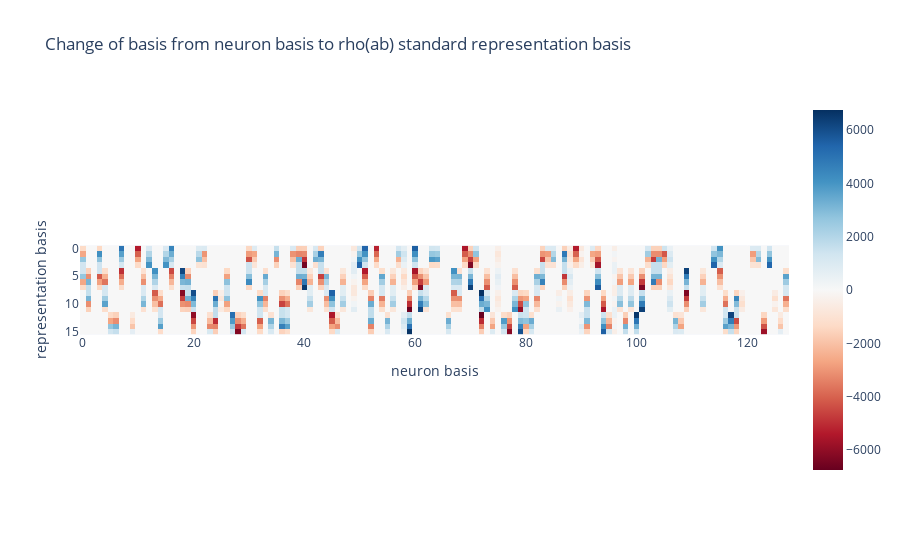
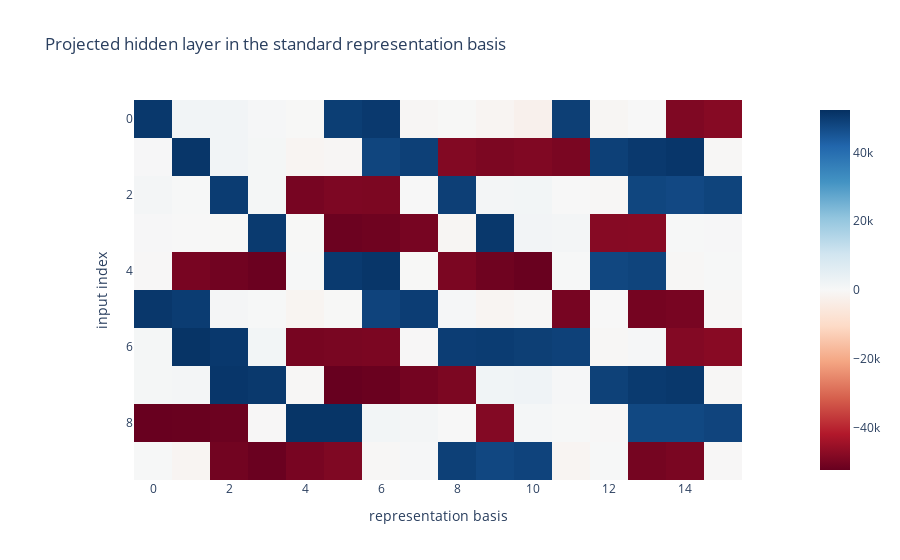
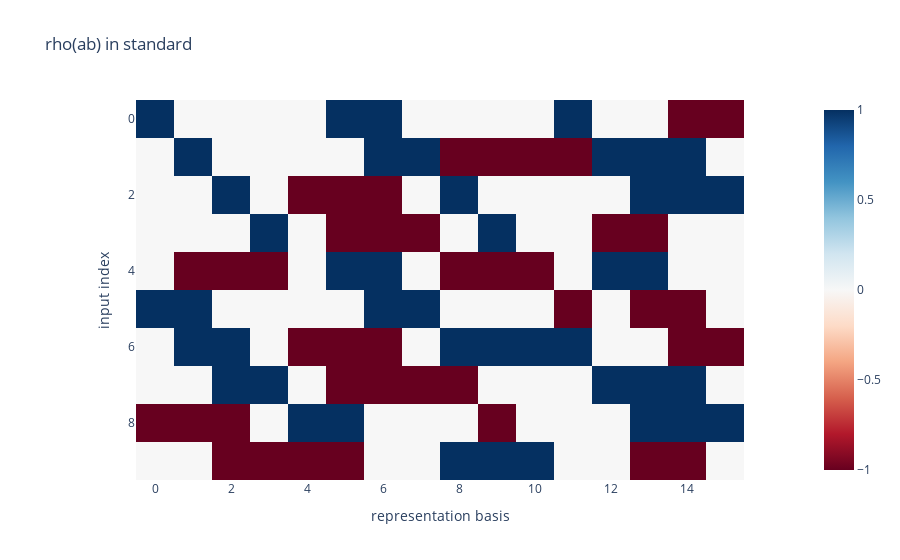
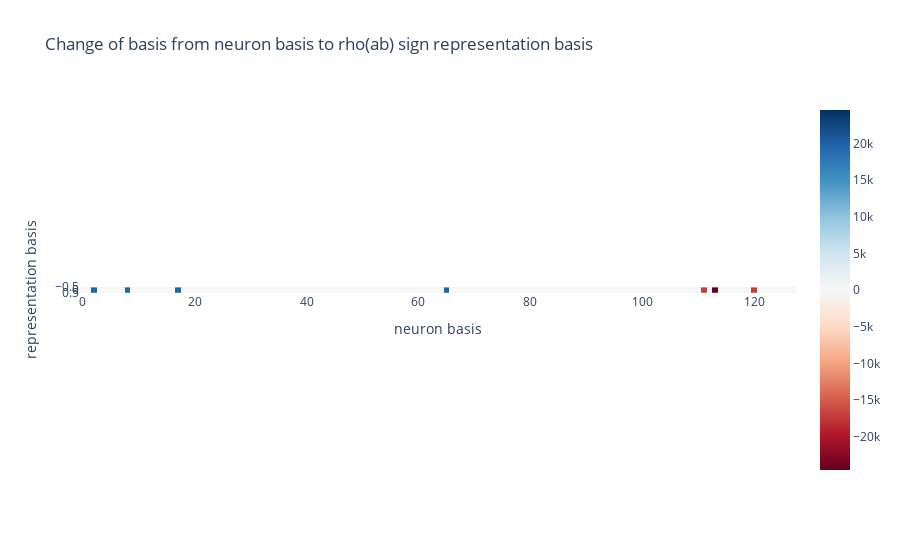

Notebook source saved alongside these figures, in order:
### Code cell
# evidence: explicit extraction of \rho(ab). 

def projection_matrix_general(B):
    """Compute the projection matrix onto the space spanned by the columns of `B`
    Args:
        B: ndarray of dimension (D, M), the basis for the subspace
    
    Returns:
        P: the projection matrix
    """
    P = B @ (B.T @ B).inverse() @ B.T
    return P

hidden = activations['hidden'].reshape(group.order*group.order, -1)
hidden_to_reps_proj = {}
coefs = {}

for rep_name in key_reps:
    hidden_reps_xy = group.irreps[rep_name].hidden_reps_xy



    P = projection_matrix_general(hidden_reps_xy)
    hidden_xy = P @ hidden

    hidden_to_reps_proj[rep_name] = hidden_reps_xy.T @ hidden_xy

    imshow(hidden_to_reps_proj[rep_name], title=f'Change of basis from neuron basis to rho(ab) {rep_name} representation basis', input2='neuron basis', input1='representation basis', save=f'{save_dir}/hidden_to_{rep_name}_rep_change_of_basis.png')

    hidden_in_rep = hidden_xy @ hidden_to_reps_proj[rep_name].T

    theoretical_reps = hidden_reps_xy.reshape(group.order*group.order, -1)
    imshow(hidden_in_rep[:10], title=f'Projected hidden layer in the {rep_name} representation basis', input2='representation basis', input1='input index')
    imshow(theoretical_reps[:10], title=f'rho(ab) in {rep_name}', input2='representation basis', input1='input index')

    sim = F.cosine_similarity(hidden_in_rep.flatten(), theoretical_reps.flatten(), dim=0)
    print(f'Cosine similarity between hidden layer and theoretical representations: {sim}')

    # get the coef
    coef = (hidden_in_rep.norm() / theoretical_reps.norm())
    coefs[rep_name] = coef

### Figure 1 — Plotly figure (JSON) as saved in the notebook; plotly's stock layout.template omitted (floating-point values rounded to 4 significant figures; data arrays with more than 128 entries replaced by an {"elided": "..."} marker saying what was removed)
{"data": [{"coloraxis": "coloraxis", "hovertemplate": "neuron basis: %{x}<br>representation basis: %{y}<br>color: %{z}<extra></extra>", "name": "0", "type": "heatmap", "xaxis": "x", "yaxis": "y", "z": {"elided": "16x128 float values"}}], "layout": {"coloraxis": {"cmid": 0, "colorscale": [[0, "rgb(103,0,31)"], [0.1, "rgb(178,24,43)"], [0.2, "rgb(214,96,77)"], [0.3, "rgb(244,165,130)"], [0.4, "rgb(253,219,199)"], [0.5, "rgb(247,247,247)"], [0.6, "rgb(209,229,240)"], [0.7, "rgb(146,197,222)"], [0.8, "rgb(67,147,195)"], [0.9, "rgb(33,102,172)"], [1, "rgb(5,48,97)"]]}, "title": {"text": "Change of basis from neuron basis to rho(ab) standard representation basis"}, "xaxis": {"anchor": "y", "constrain": "domain", "domain": [0, 1], "scaleanchor": "y", "title": {"text": "neuron basis"}}, "yaxis": {"anchor": "x", "autorange": "reversed", "constrain": "domain", "domain": [0, 1], "title": {"text": "representation basis"}}}}

### Figure 2 — Plotly figure (JSON) as saved in the notebook; plotly's stock layout.template omitted (floating-point values rounded to 4 significant figures; data arrays with more than 128 entries replaced by an {"elided": "..."} marker saying what was removed)
{"data": [{"coloraxis": "coloraxis", "hovertemplate": "representation basis: %{x}<br>input index: %{y}<br>color: %{z}<extra></extra>", "name": "0", "type": "heatmap", "xaxis": "x", "yaxis": "y", "z": {"elided": "10x16 float values"}}], "layout": {"coloraxis": {"cmid": 0, "colorscale": [[0, "rgb(103,0,31)"], [0.1, "rgb(178,24,43)"], [0.2, "rgb(214,96,77)"], [0.3, "rgb(244,165,130)"], [0.4, "rgb(253,219,199)"], [0.5, "rgb(247,247,247)"], [0.6, "rgb(209,229,240)"], [0.7, "rgb(146,197,222)"], [0.8, "rgb(67,147,195)"], [0.9, "rgb(33,102,172)"], [1, "rgb(5,48,97)"]]}, "title": {"text": "Projected hidden layer in the standard representation basis"}, "xaxis": {"anchor": "y", "constrain": "domain", "domain": [0, 1], "scaleanchor": "y", "title": {"text": "representation basis"}}, "yaxis": {"anchor": "x", "autorange": "reversed", "constrain": "domain", "domain": [0, 1], "title": {"text": "input index"}}}}

### Figure 3 — Plotly figure (JSON) as saved in the notebook; plotly's stock layout.template omitted (floating-point values rounded to 4 significant figures; data arrays with more than 128 entries replaced by an {"elided": "..."} marker saying what was removed)
{"data": [{"coloraxis": "coloraxis", "hovertemplate": "representation basis: %{x}<br>input index: %{y}<br>color: %{z}<extra></extra>", "name": "0", "type": "heatmap", "xaxis": "x", "yaxis": "y", "z": {"elided": "10x16 int values"}}], "layout": {"coloraxis": {"cmid": 0, "colorscale": [[0, "rgb(103,0,31)"], [0.1, "rgb(178,24,43)"], [0.2, "rgb(214,96,77)"], [0.3, "rgb(244,165,130)"], [0.4, "rgb(253,219,199)"], [0.5, "rgb(247,247,247)"], [0.6, "rgb(209,229,240)"], [0.7, "rgb(146,197,222)"], [0.8, "rgb(67,147,195)"], [0.9, "rgb(33,102,172)"], [1, "rgb(5,48,97)"]]}, "title": {"text": "rho(ab) in standard"}, "xaxis": {"anchor": "y", "constrain": "domain", "domain": [0, 1], "scaleanchor": "y", "title": {"text": "representation basis"}}, "yaxis": {"anchor": "x", "autorange": "reversed", "constrain": "domain", "domain": [0, 1], "title": {"text": "input index"}}}}

### Figure 4 — Plotly figure (JSON) as saved in the notebook; plotly's stock layout.template omitted (floating-point values rounded to 4 significant figures)
{"data": [{"coloraxis": "coloraxis", "hovertemplate": "neuron basis: %{x}<br>representation basis: %{y}<br>color: %{z}<extra></extra>", "name": "0", "type": "heatmap", "xaxis": "x", "yaxis": "y", "z": [[0.006917, -0.00152, 19870.0, 0.001098, -5.689e-05, 0.0003785, 0.003339, 0.003674, 19860.0, 0.001848, -0.002516, -0.003162, 0.003225, 0.002426, 0.003598, -0.003979, -0.002195, 19870.0, -0.004798, -0.002081, -0.002087, 0.001012, -0.001316, 0.001449, 0.00832, -0.001097, 0.001169, -0.003243, 0.004139, -0.001275, -0.00779, -0.0002989, 0.0005055, 0.001518, 0.0003665, -0.002582, -0.00283, -0.0002271, 0.004702, 0.006592, -0.002748, -9.842e-05, -0.002312, 0.007925, -0.003305, -0.005073, 0.003252, -0.0009177, -1.243e-24, 0.009626, -0.001893, 0.0001679, 0.002304, -0.00251, 0.002082, 0.002243, -0.001936, 0.001707, 0.001715, -0.004704, 0.002206, -0.005458, 0.001376, 0.0004216, 0.0001492, 19860.0, 0.0007761, 0.001667, -0.005532, 0.002652, -0.00286, -0.0005247, -0.006766, -0.01014, -0.0003117, 4.201e-05, -0.0002161, 0.0002924, 0.01186, 0.0006279, 0.001037, 0.001926, -0.001052, 0.001363, 0.002997, -0.002384, -0.003297, 0.01692, -0.001874, -0.00218, -0.001237, -0.001662, -0.0007567, 0.0004544, -0.003116, 0.002257, 0.0116, -0.0008226, 0.003122, -0.001523, -0.001173, -0.003979, 0.001923, 1.983e-05, -0.00386, -0.002624, -0.001788, -0.001796, 0.003858, 0.00358, -2.031e-29, -17170.0, 0.001313, -24560.0, -0.003388, -0.0006087, -0.0003203, -0.001981, 0.003605, -0.001969, -17170.0, 0.004978, 0.001083, -0.0009109, 0.0007041, 0.007752, -0.001262, 0.005143]]}], "layout": {"coloraxis": {"cmid": 0, "colorscale": [[0, "rgb(103,0,31)"], [0.1, "rgb(178,24,43)"], [0.2, "rgb(214,96,77)"], [0.3, "rgb(244,165,130)"], [0.4, "rgb(253,219,199)"], [0.5, "rgb(247,247,247)"], [0.6, "rgb(209,229,240)"], [0.7, "rgb(146,197,222)"], [0.8, "rgb(67,147,195)"], [0.9, "rgb(33,102,172)"], [1, "rgb(5,48,97)"]]}, "title": {"text": "Change of basis from neuron basis to rho(ab) sign representation basis"}, "xaxis": {"anchor": "y", "constrain": "domain", "domain": [0, 1], "scaleanchor": "y", "title": {"text": "neuron basis"}}, "yaxis": {"anchor": "x", "autorange": "reversed", "constrain": "domain", "domain": [0, 1], "title": {"text": "representation basis"}}}}
